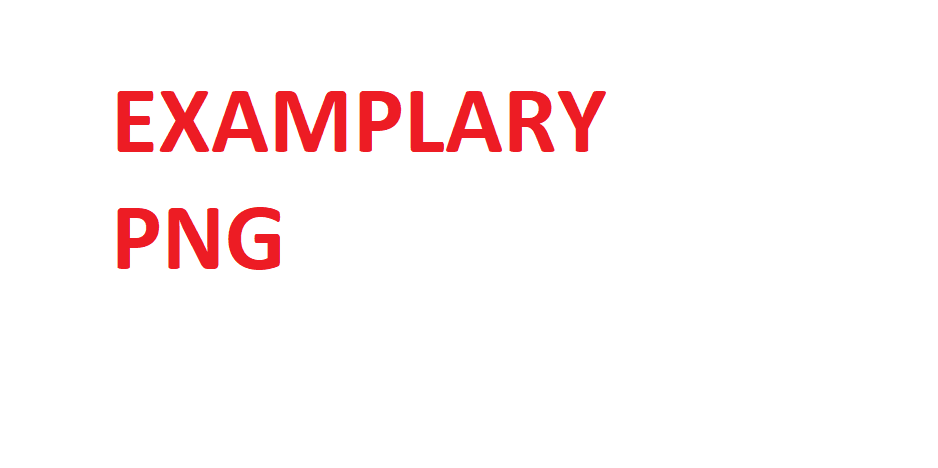
#> input picture draw_hexes/input.png, 938 x 468 px
$ python main.py
#> lines starting #> are read from the running program, lines starting #| are printed output that depends on the picture
import PIL
from PIL import Image, ImageDraw
import math
from collections import namedtuple

path = "input.png"
lineLength = 40    #change side length of a hexagon here
lineWidth = 2       #change line width here
color = "black"

def drawLines(length, image, verticalStop, horizontalStop, width):

    startPos = [0, 0]
    stopPos = [0, 0]
    i = 0

    while(startPos[0] <= verticalStop +length*math.sqrt(3)/2):
        while(startPos[1] <= horizontalStop):
            #draws horizontal lines
            stopPos[1] = startPos[1] + length
            image.line([*(startPos), *(stopPos)], fill = color, width = width)

            #draws inclined falling lines
            startPos = [int(stopPos[0]+length*math.sqrt(3)/2), int(stopPos[1]+length/2)]
            image.line([*(startPos), *(stopPos)], fill = color, width = width)
            #draws inclined rising lines
            startPos = [int(stopPos[0]-length*math.sqrt(3)/2), int(stopPos[1]+length/2)]
            image.line([*(startPos), *(stopPos)], fill = color, width = width)

            startPos[1] = stopPos[1] + 2*length
            startPos[0] = stopPos[0]

        i += 1
        startPos[0] += int(length*math.sqrt(3)/2)
        startPos[1] = 0
        if(i%2):
            startPos[1] = int(length*1.5)
        stopPos[0] = startPos[0]

"""
img = Image.new("RGB", (900, 500), color="green")
drawImg = ImageDraw.Draw(img)
drawLines(lineLength, drawImg, *img.size, lineWidth)
img.show()
"""

with Image.open(path) as im:
#> im is the input picture: PIL image 938x468 RGBA; mean R, G, B, A 254.2, 245, 245.4, 255
    drawImg = ImageDraw.Draw(im)
    drawLines(lineLength, drawImg, *im.size, lineWidth)
    im.show()
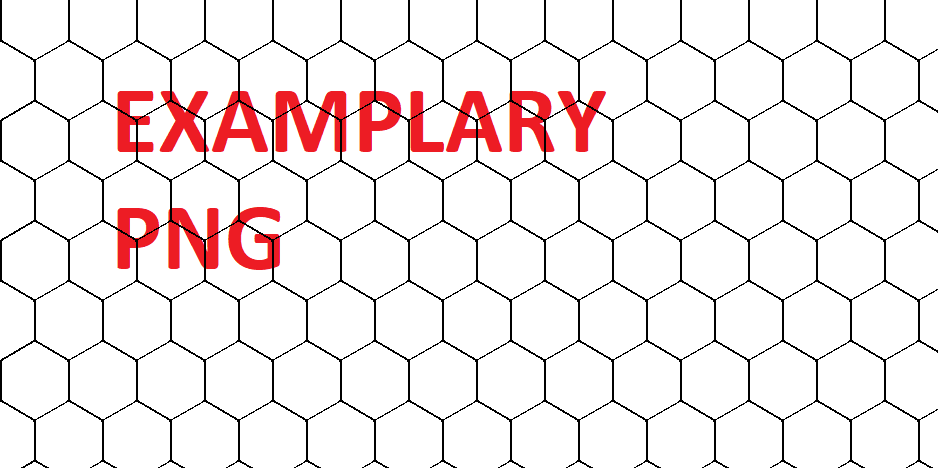
#> shown: PIL image 938x468 RGBA; mean R, G, B, A 241.8, 233.2, 233.5, 255
    im.save("hexy.png")
